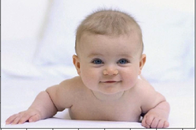
#> input picture Face-Detection-in-Python-using-OpenCV-master/data/baby1.png, 196 x 130 px, shrunk from 362 x 240 before the run, found by its file name
$ python 'Face detection with OpenCV.py'
#> lines starting #> are read from the running program, lines starting #| are printed output that depends on the picture; after the words box and inside, x2 and y2 are one past the last pixel; in counts of white or black regions, pixels touching at a corner belong together

# # Import the necessary libraries
# import numpy as np
# import cv2
# import matplotlib.pyplot as plt
# from PIL import Image
# #from IPython import get_ipython
#
# #get_ipython().magic('matplotlib inline')
#
#
#
# #  Loading the image to be tested
# test_image = cv2.imread(r'C:\Users\Eyad.hatem\Desktop\Face-Detection-in-Python-using-OpenCV-master\data\baby1.png')
#
#
# # Converting to grayscale as opencv expects detector takes in input gray scale images
# test_image_gray = cv2.cvtColor(test_image, cv2.COLOR_BGR2GRAY)
#
# # Displaying grayscale image
# plt.imshow(test_image_gray, cmap='gray')
#
#
# # Since we know that OpenCV loads an image in BGR format so we need to convert it into RBG format to be able to display its true colours. Let us write a small function for that.
#
#
#
# def convertToRGB(image):
#     return cv2.cvtColor(image, cv2.COLOR_BGR2RGB)
#
#
# # # Haar cascade files
#
# # Loading the classifier for frontal face
#
#
# haar_cascade_face = cv2.CascadeClassifier('data/haarcascades/haarcascade_frontalface_alt2.xml')
#
#
# # # Face detection
#
#
# faces_rects = haar_cascade_face.detectMultiScale(test_image_gray, scaleFactor = 1.2, minNeighbors = 5)
#
# # Let us print the no. of faces found
# print('Faces found: ', len(faces_rects))
#
#
#
# # Our next step is to loop over all the co-ordinates it returned and draw rectangles around them using Open CV.We will be drawing a green rectangle with thicknessof 2
#
#
#
# for (x,y,w,h) in faces_rects:
#      cv2.rectangle(test_image, (x, y), (x+w, y+h), (0, 255, 0), 2)
#
#
#
# # Finally, we shall display the original image in coloured to see if the face has been detected correctly or not.
#
#
# #convert image to RGB and show image
# plt.imshow(convertToRGB(test_image))
#
#
# #  Let us create a generalised function for the entire face detection process.
#
#
# def detect_faces(cascade, test_image, scaleFactor = 1.1):
#     # create a copy of the image to prevent any changes to the original one.
#     image_copy = test_image.copy()
#
#     #convert the test image to gray scale as opencv face detector expects gray images
#     gray_image = cv2.cvtColor(image_copy, cv2.COLOR_BGR2GRAY)
#
#     # Applying the haar classifier to detect faces
#     faces_rect = cascade.detectMultiScale(gray_image, scaleFactor=scaleFactor, minNeighbors = 5)
#
#     for (x, y, w, h) in faces_rect:
#         cv2.rectangle(image_copy, (x, y), (x+w, y+h), (0, 255, 0), 15)
#
#     return image_copy
#
#
# # Testing the function on new image
#
#
# #loading image
# test_image2 = cv2.imread(r'C:\Users\Eyad.hatem\Desktop\Face-Detection-in-Python-using-OpenCV-master\data\group.png')
#
# #call the function to detect faces
# faces = detect_faces(haar_cascade_face, test_image2)
#
# #convert to RGB and display image
# plt.imshow(convertToRGB(faces))
#
# # Saving the final image
#
# cv2.imwrite('image1.png',faces)
#
#
#########################################################################
# # Import the necessary libraries
# import numpy as np
# import cv2
# import matplotlib.pyplot as plt
# from PIL import Image
# import os
#
# # Function to load image and check for errors
# def load_image(img_path):
#     if os.path.exists(img_path):
#         image = cv2.imread(img_path)
#         if image is None:
#             raise ValueError("Error: Could not load image. Ensure the file is a valid image format.")
#         return image
#     else:
#         raise FileNotFoundError(f"Error: Path does NOT exist: {img_path}")
#
# # Function to convert BGR image to RGB
# def convertToRGB(image):
#     return cv2.cvtColor(image, cv2.COLOR_BGR2RGB)
#
# # Function to preprocess image (grayscale, histogram equalization)
# def preprocess_image(image):
#     gray_image = cv2.cvtColor(image, cv2.COLOR_BGR2GRAY)
#     # Apply histogram equalization to improve contrast
#     equalized_image = cv2.equalizeHist(gray_image)
#     return equalized_image
#
# # Function to detect faces using a Haar Cascade and count them
# def detect_and_count_faces(cascade, test_image, scaleFactor=1.2, minNeighbors=4):
#     image_copy = test_image.copy()
#     preprocessed_image = preprocess_image(image_copy)
#     faces_rect = cascade.detectMultiScale(preprocessed_image, scaleFactor=scaleFactor, minNeighbors=minNeighbors)
#     face_count = len(faces_rect)
#
#     for (x, y, w, h) in faces_rect:
#         cv2.rectangle(image_copy, (x, y), (x + w, y + h), (0, 255, 0), 2)
#
#     # Display the number of faces found on the image
#     cv2.putText(image_copy, f'Faces: {face_count}', (10, 30), cv2.FONT_HERSHEY_SIMPLEX, 1, (0, 255, 0), 2)
#     return image_copy, face_count
#
# # Paths to the images and cascade file
# img_path1 = r'C:\Users\Eyad.hatem\Desktop\Face-Detection-in-Python-using-OpenCV-master\data\baby1.png'
# img_path2 = r'C:\Users\Eyad.hatem\Desktop\Face-Detection-in-Python-using-OpenCV-master\data\group.png'
# cascade_path = r'C:\Users\Eyad.hatem\Desktop\Face-Detection-in-Python-using-OpenCV-master\data\haarcascades\haarcascade_frontalface_alt2.xml'
#
# # Load the Haar cascade
# haar_cascade_face = cv2.CascadeClassifier(cascade_path)
#
# # Load and process the first image
# test_image1 = load_image(img_path1)
# test_image_gray = cv2.cvtColor(test_image1, cv2.COLOR_BGR2GRAY)
#
# # Detect and count faces in the first image
# faces_rects1 = haar_cascade_face.detectMultiScale(test_image_gray, scaleFactor=1.2, minNeighbors=4)
# print('Faces found in first image: ', len(faces_rects1))
#
# # Draw rectangles around detected faces
# for (x, y, w, h) in faces_rects1:
#     cv2.rectangle(test_image1, (x, y), (x + w, y + h), (0, 255, 0), 2)
#
# # Display the first image with detected faces
# plt.imshow(convertToRGB(test_image1))
# plt.title("Detected Faces - Image 1")
# plt.axis('off')
# plt.show()
#
# # Detect and count faces in the second image using the generalized function
# test_image2 = load_image(img_path2)
# faces_detected, face_count2 = detect_and_count_faces(haar_cascade_face, test_image2, scaleFactor=1.2, minNeighbors=4)
#
# # Display the second image with detected faces and count
# plt.imshow(convertToRGB(faces_detected))
# plt.title(f"Detected Faces - Image 2 (Total Faces: {face_count2})")
# plt.axis('off')
# plt.show()
#
# # Save the final image with face count
# cv2.imwrite('image1.png', faces_detected)


############################################################################################
# Import the necessary libraries
import numpy as np
import cv2
import matplotlib.pyplot as plt
from PIL import Image
import os

# Function to load image and check for errors
def load_image(img_path):
    if os.path.exists(img_path):
        image = cv2.imread(img_path)
        if image is None:
            raise ValueError("Error: Could not load image. Ensure the file is a valid image format.")
        return image
    else:
        raise FileNotFoundError(f"Error: Path does NOT exist: {img_path}")

# Function to convert BGR image to RGB
def convertToRGB(image):
    return cv2.cvtColor(image, cv2.COLOR_BGR2RGB)

# Function to preprocess image (grayscale, histogram equalization)
def preprocess_image(image):
    gray_image = cv2.cvtColor(image, cv2.COLOR_BGR2GRAY)
    # Apply histogram equalization to improve contrast
    equalized_image = cv2.equalizeHist(gray_image)
    return equalized_image

# Function to detect faces using a Haar Cascade and count them
def detect_and_count_faces(cascade, test_image, scaleFactor=1.2, minNeighbors=4):
    image_copy = test_image.copy()
    preprocessed_image = preprocess_image(image_copy)
    faces_rect = cascade.detectMultiScale(preprocessed_image, scaleFactor=scaleFactor, minNeighbors=minNeighbors)
    face_count = len(faces_rect)

    for (x, y, w, h) in faces_rect:
        cv2.rectangle(image_copy, (x, y), (x + w, y + h), (0, 255, 0), 2)

    # Display the number of faces found on the image
    cv2.putText(image_copy, f'Faces: {face_count}', (10, 30), cv2.FONT_HERSHEY_SIMPLEX, 1, (0, 255, 0), 2)
    return image_copy, face_count

# Paths to the images and cascade file
img_path1 = r'C:\Users\Eyad.hatem\Desktop\Face-Detection-in-Python-using-OpenCV-master\data\baby1.png'
img_path2 = r'C:\Users\Eyad.hatem\Desktop\Face-Detection-in-Python-using-OpenCV-master\data\group.png'
cascade_path = r'C:\Users\Eyad.hatem\Desktop\Face-Detection-in-Python-using-OpenCV-master\data\haarcascades\haarcascade_frontalface_alt2.xml'

# Load the Haar cascade
haar_cascade_face = cv2.CascadeClassifier(cascade_path)

# Load and process the first image
test_image1 = load_image(img_path1)
#> in load_image, image is the input picture: shape (130, 196, 3); mean B, G, R 200.7, 200.3, 211.6
test_image_gray = cv2.cvtColor(test_image1, cv2.COLOR_BGR2GRAY)
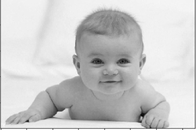
#> test_image_gray: shape (130, 196); min 6, max 255, mean 203.8

# Detect and count faces in the first image
faces_rects1 = haar_cascade_face.detectMultiScale(test_image_gray, scaleFactor=1.2, minNeighbors=4)
#> faces_rects1 = [[81, 35, 64, 64]]
print('Faces found in first image: ', len(faces_rects1))
#| Faces found in first image:  1

# Draw rectangles around detected faces
for (x, y, w, h) in faces_rects1:
    cv2.rectangle(test_image1, (x, y), (x + w, y + h), (0, 255, 0), 2)
#> this loop made 1 pass
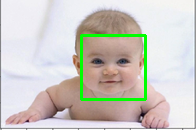
#> test_image1: shape (130, 196, 3); 3% of pixels changed, all inside (x1, y1, x2, y2) = (80, 34, 147, 101)

# Display the first image with detected faces
plt.imshow(convertToRGB(test_image1))
plt.title("Detected Faces - Image 1")
plt.axis('off')
plt.show()

# Detect and count faces in the second image using the generalized function
test_image2 = load_image(img_path2)
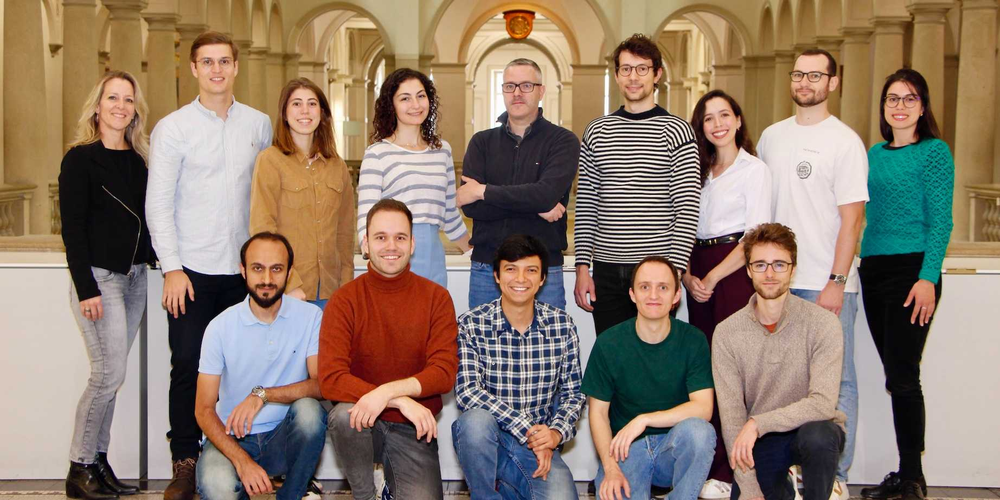
#> input picture Face-Detection-in-Python-using-OpenCV-master/data/group.png, 1000 x 500 px, shrunk from 1844 x 922 before the run, found by its file name
#> in load_image, image is the input picture: shape (500, 1000, 3); mean B, G, R 107.9, 123.3, 142.6
faces_detected, face_count2 = detect_and_count_faces(haar_cascade_face, test_image2, scaleFactor=1.2, minNeighbors=4)
#> in preprocess_image, `gray_image = cv2.cvtColor(image, cv2.COLOR_BGR2GRAY)`:
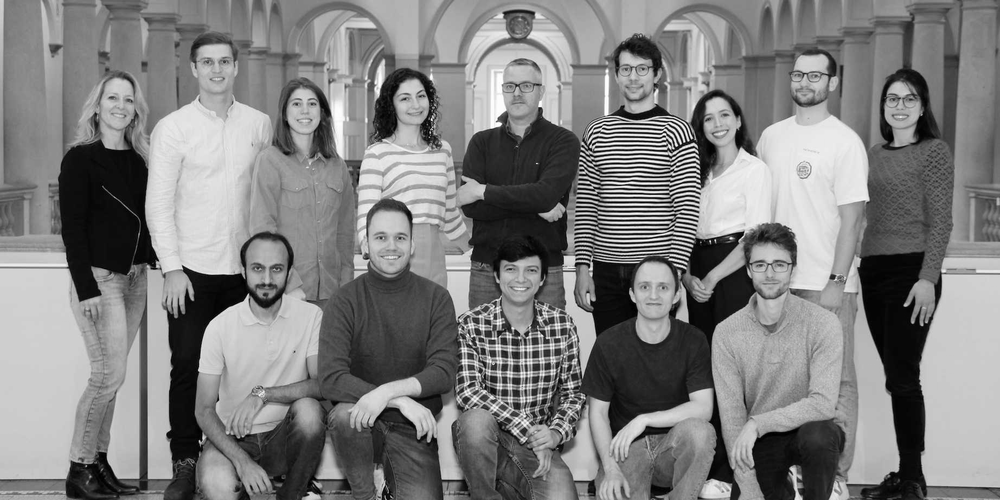
#> gray_image: shape (500, 1000); min 0, max 255, mean 127.3
#> in preprocess_image, `equalized_image = cv2.equalizeHist(gray_image)`:
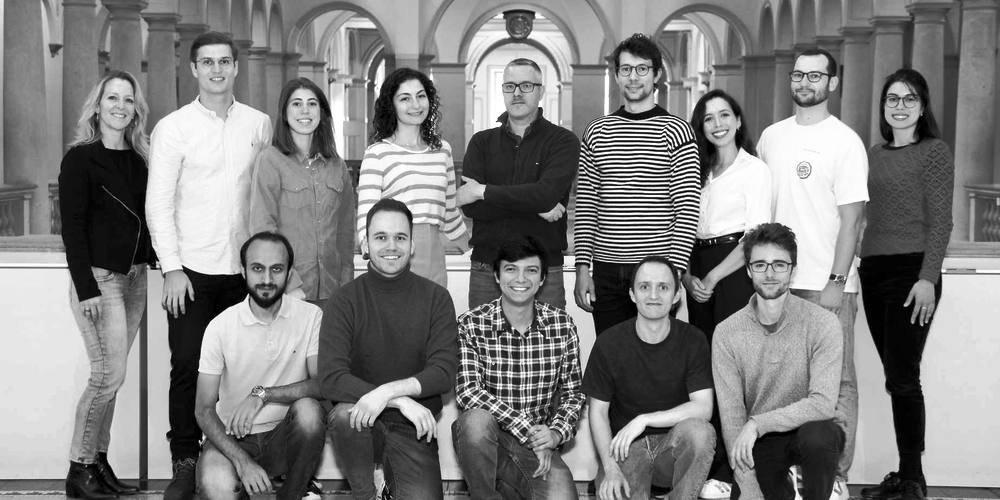
#> equalized_image: shape (500, 1000); min 0, max 255, mean 128.1
#> in detect_and_count_faces, `faces_rect = cascade.detectMultiScale(preprocessed_image, scaleFactor=..`: faces_rect = 14 rows, first 6: [191, 43, 50, 50], [283, 87, 42, 42], [610, 52, 48, 48], [495, 68, 47, 47], [390, 80, 46, 46], [877, 81, 49, 49]
#> in detect_and_count_faces, `face_count = len(faces_rect)`: face_count = 14
#> the loop in detect_and_count_faces, `for (x, y, w, h) in faces_rect:` made 14 passes
#> (x, y, w, h) on passes 1 to 12: (191, 43, 50, 50), (283, 87, 42, 42), (610, 52, 48, 48), (495, 68, 47, 47), (390, 80, 46, 46), (877, 81, 49, 49), (97, 81, 45, 45), (696, 101, 44, 44), (364, 217, 54, 54), (497, 251, 49, 49), (628, 267, 52, 52), (782, 57, 48, 48)
#> after the loop in detect_and_count_faces, `for (x, y, w, h) in faces_rect:`:
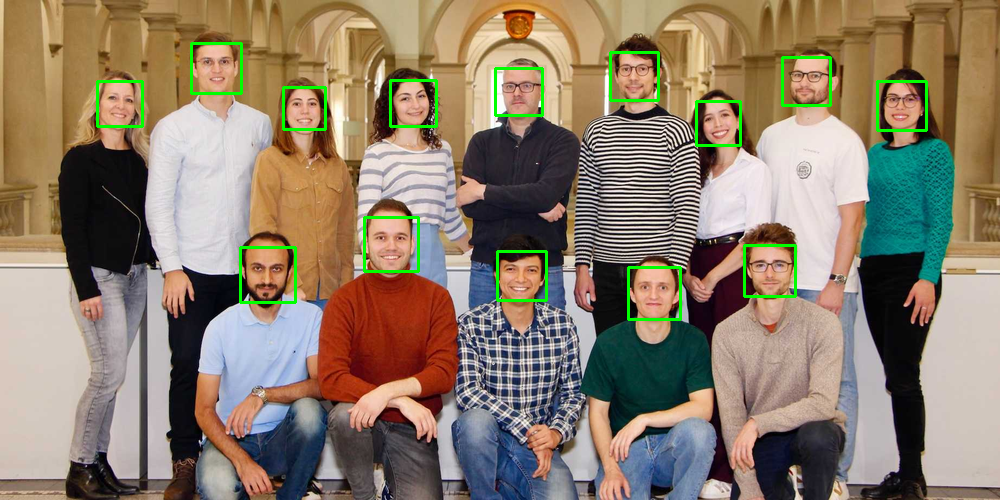
#> image_copy: shape (500, 1000, 3); 1.62% of pixels changed, all inside (x1, y1, x2, y2) = (96, 42, 928, 321)
#> in detect_and_count_faces, `cv2.putText(image_copy, f'Faces: {face_count}', (10, 30), cv2.FONT_HER..`:
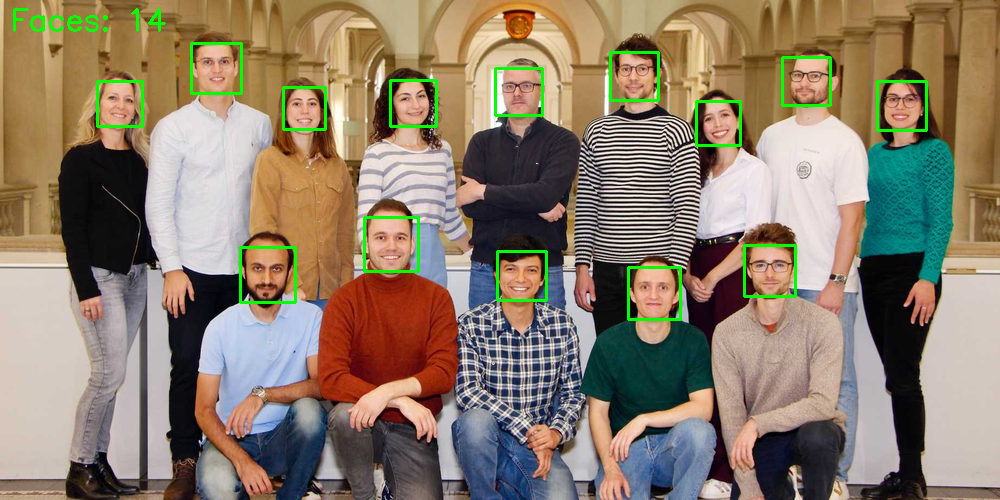
#> image_copy: shape (500, 1000, 3); 0.18% of pixels changed, all inside (x1, y1, x2, y2) = (13, 8, 166, 32)
#> face_count2 = 14

# Display the second image with detected faces and count
plt.imshow(convertToRGB(faces_detected))
plt.title(f"Detected Faces - Image 2 (Total Faces: {face_count2})")
plt.axis('off')
plt.show()

# Save the final image with face count
cv2.imwrite('image1.png', faces_detected)

# Define the ground truth face counts (the true number of faces in the images)
true_face_count1 = 1  # Actual number of faces in img_path1
true_face_count2 = 3  # Actual number of faces in img_path2

# Calculate accuracy for each image based on the detected face count
def calculate_accuracy(true_count, predicted_count):
    if true_count == 0 and predicted_count == 0:
        return 1  # Perfect accuracy when no faces are expected and none are detected
    if true_count == 0 or predicted_count == 0:
        return 0  # If there are faces expected but none are detected (or vice versa), accuracy is 0
    return min(true_count, predicted_count) / max(true_count, predicted_count)

# Accuracy for the first image
accuracy1 = calculate_accuracy(true_face_count1, len(faces_rects1))
#> accuracy1 = 1
print(f'Accuracy for Image 1: {accuracy1 * 100:.2f}%')
#| Accuracy for Image 1: 100.00%

# Accuracy for the second image
accuracy2 = calculate_accuracy(true_face_count2, face_count2)
#> accuracy2 = 0.214
print(f'Accuracy for Image 2: {accuracy2 * 100:.2f}%')
#| Accuracy for Image 2: 21.43%
